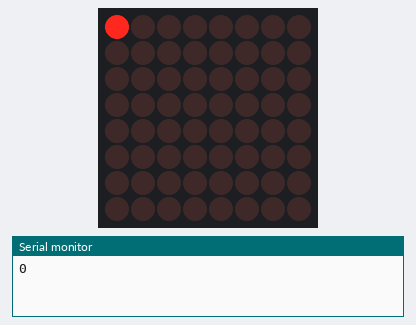
The sketch below on a simulated Arduino Uno, built with avr-gcc and run on an emulated ATmega328P. On the bench: 8×8 LED matrix, the last lines printed to the serial monitor.

Above: at 0.1 s.
At 4.1 s:
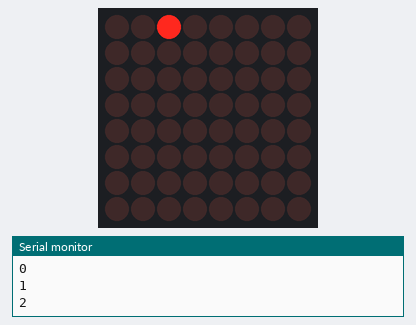
At 8.1 s:
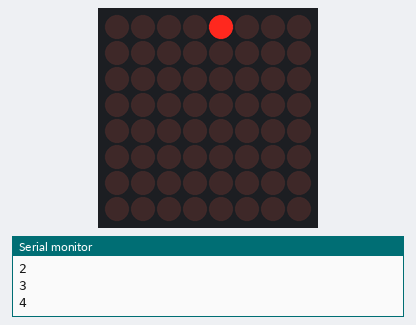
At 18.1 s:
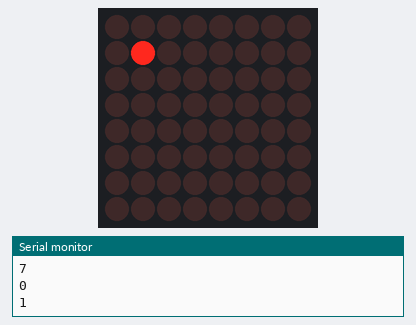
At 28.1 s:
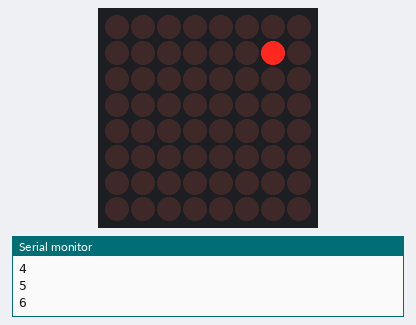
At 38.1 s:
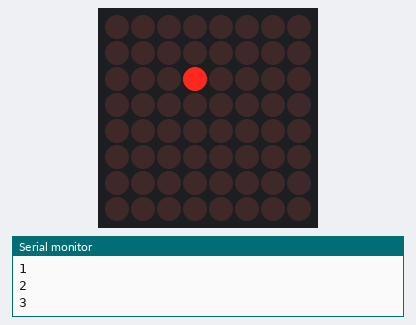

Measured:
- what the display in image 1 shows lasts 1.0 s, from 4.0 s to 5.0 s

The sketch:

max7219-7segmenti.ino
```cpp
#include "LedControl.h"

const byte CLK = 8;
const byte CS = 9;
const byte DIN = 10;
const byte ELEMENTS = 1;

LedControl lc = LedControl(DIN,CLK,CS,ELEMENTS);

void setup() {
  lc.shutdown(0,false);
  lc.setIntensity(0, 3);  //luminosità da 0 a 15
  lc.clearDisplay(0);
  Serial.begin(9600);
}

/**
 * Display a (hexadecimal) digit on a 7-Segment Display
 * Params:
 *  addr   address of the display
 *  digit  the position of the digit on the display (0..7)
 *  value  the value to be displayed. (0x00..0x0F)
 *  dp     sets the decimal point.
void setDigit(int addr, int digit, byte value, boolean dp);
 *
 */
/*
int c = 9;
void loopko() {
  lc.clearDisplay(0);
  lc.setChar(0,0,(byte)c,false);
  Serial.println(c);
  delay(200);
  c++;
  if (c >= 10) c = 0;
}
*/

/**
 *    111
 *   6   2
 *    777
 *   5   3
 *    444
 *       0
 */

int rw, cl = 0;
void loop() {
  lc.clearDisplay(0);
  for (rw = 0; rw < 8; rw++) {
    for (cl = 0; cl < 8; cl++) {
      Serial.println(cl);
      lc.setLed(0, rw, cl, true);
      delay(1000);
      lc.setLed(0, rw, cl, false);
      delay(1000);
    }
  }
  Serial.println("ok");
}
```
